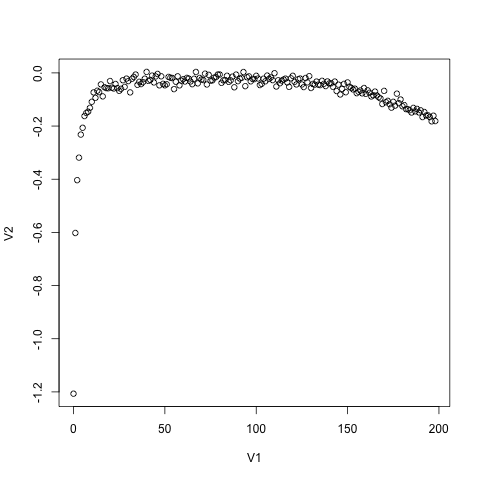

Here is the R script that generated this plot:

a <-read.csv("trial-20171229141240.csv", header = FALSE)
plot(a)
png("trial-20171229141240.csv.png")
plot(a)

